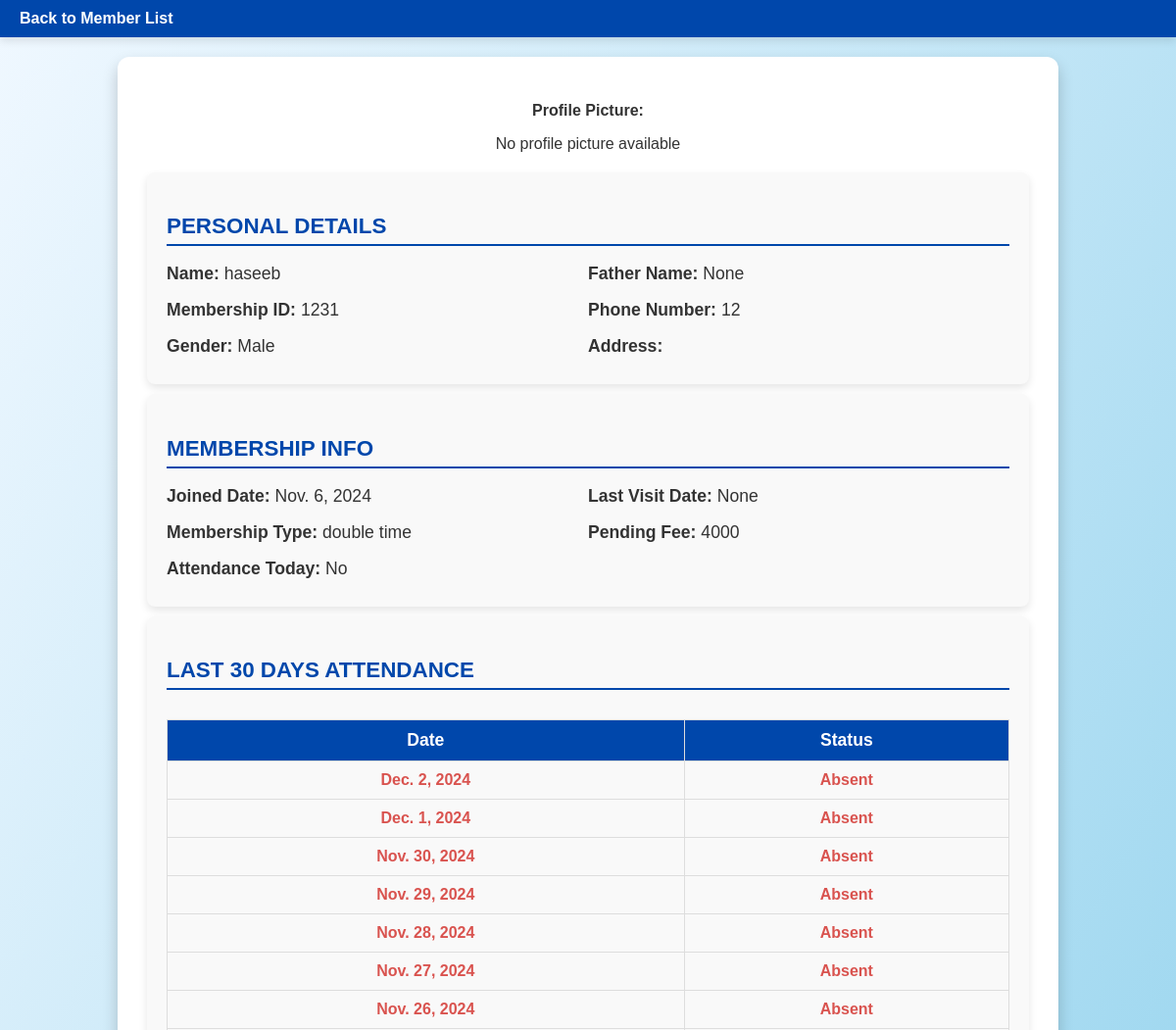
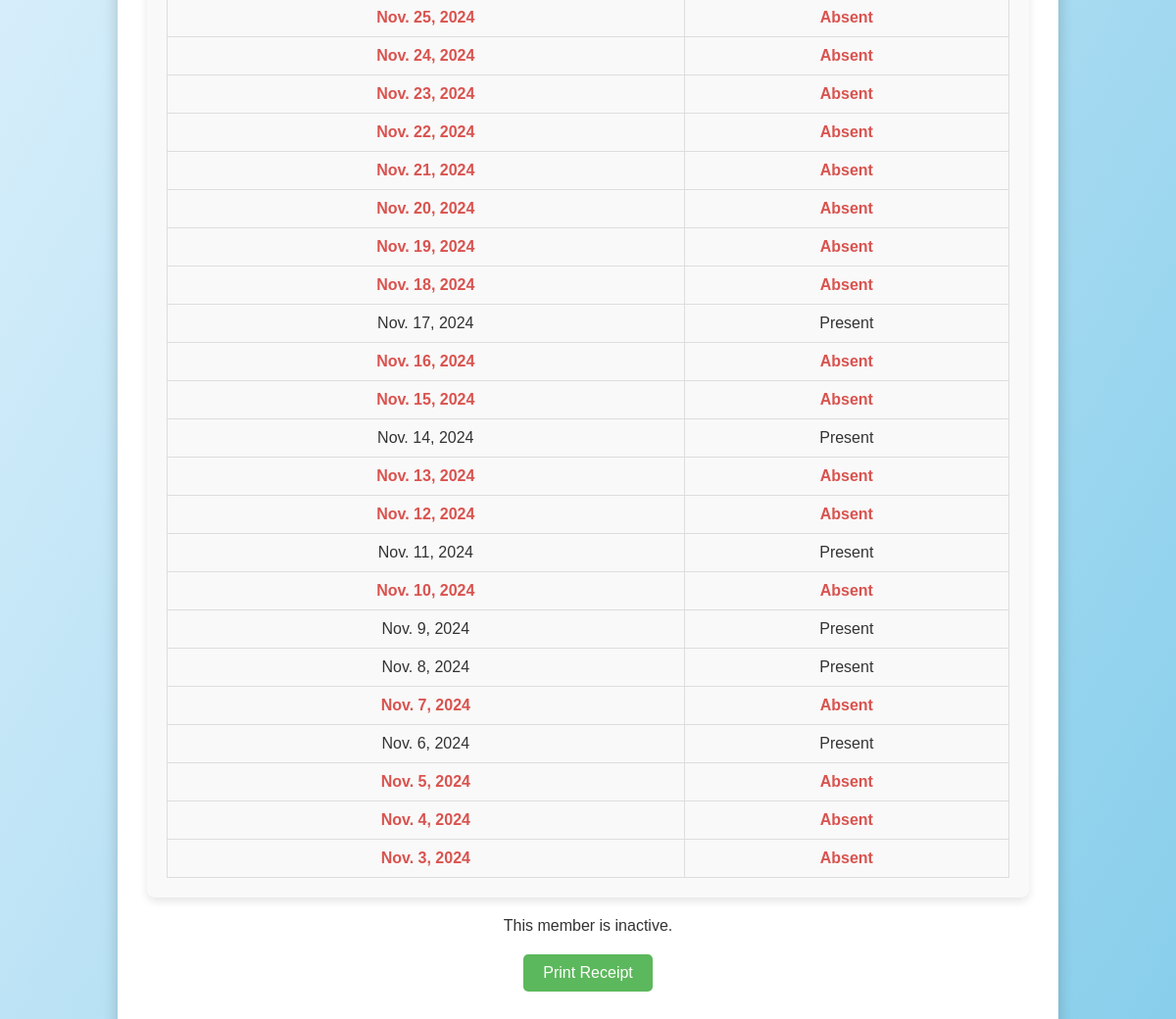
Page /member_detail/2/ on the committed database (2 pictures, top to bottom).
### core/models.py (models this page shows, shortened)
class GymMember(models.Model):
    name = models.CharField(max_length=50)
    fname = models.CharField(max_length=50, null=True, blank=True)
    phone_number = models.CharField(max_length=15, blank=True, null=True)
    date_of_birth = models.DateField(null=True, blank=True)
    gender = models.CharField(max_length=10, choices=[('Male', 'Male'), ('Female', 'Female'), ('Other', 'Other')])
    profile_picture = models.ImageField(upload_to='profile_pics/', blank=True, null=True)
    membership_id = models.CharField(max_length=20, unique=True)
    membership_type = models.CharField(max_length=50, choices=[
        ('single time', 'single time'),
        ('single time with electric machine', 'single time with electric machine'),
        ('double time', 'double time'),
        ('double time with electric machine', 'double time with electric machine')
    ])
    active_status = models.BooleanField(default=True)
    activation_date = models.DateField(null=True, blank=True)  # Editable activation date
    weight = models.DecimalField(max_digits=5, decimal_places=2, null=True, blank=True)
    height = models.DecimalField(max_digits=5, decimal_places=2, null=True, blank=True)
    bmi = models.DecimalField(max_digits=4, decimal_places=2, null=True, blank=True)
    fitness_goal = models.CharField(max_length=100, blank=True, null=True)
    address = models.TextField(blank=True, null=True)
    emergency_contact_relation = models.CharField(max_length=50, blank=True, null=True)
    joined_date = models.DateField(auto_now_add=True)
    last_visit_date = models.DateField(null=True, blank=True)
    additional_notes = models.TextField(blank=True, null=True)
    @property
    def attendance_today(self):
        today = timezone.now().date()
        return Attendance.objects.filter(member=self, check_in_time__date=today).exists()
    @property
    def pending_fee(self):
        payments_made = Payment.objects.filter(member=self).aggregate(total=models.Sum('amount'))['total'] or Decimal('0')
        return self.total_membership_cost() - payments_made
    def total_membership_cost(self):
        cost = {
            'single time': 2000,
            'single time with electric machine': 3000,
            'double time': 4000,
            'double time with electric machine': 5000
        }
        return cost.get(self.membership_type, 0)

### core/views.py (the view)
# urls.py: path('member_detail/<int:id>/', member_detail, name='member_detail'),
def member_detail(request, id):
    member = get_object_or_404(GymMember, id=id)
    form = GymMemberForm(instance=member)  # Pass form to template
    last_30_days = [(datetime.now().date() - timedelta(days=i)) for i in range(30)]
    attendance_data = [
        {
            "date": day,
            "status": Attendance.objects.filter(member=member, check_in_time__date=day).exists()
        }
        for day in last_30_days
    ]
    pending_fee = member.pending_fee
    return render(request, 'member_detail.html', {
        "member": member,
        "attendance_data": attendance_data,
        "pending_fee": pending_fee,
        "form": form,
    })

### templates/member_detail.html (shortened to what this page needs)
{% load static %}
<!DOCTYPE html>
<html lang="en">
<head>
    <link href="{% static 'css/memberdetail.css' %}" rel="stylesheet">
</head>
<body>
    <nav class="navbar">
        <a href="{% url 'member_list' %}" class="navbar-link">Back to Member List</a>
    </nav>
    <div class="member-detail-section">
        <div class="member-card">
            <div class="profile-picture-container">
                <p><strong>Profile Picture:</strong></p>
                {% if member.profile_picture %}
                    <img src="{{ member.profile_picture.url }}" alt="Profile Picture" class="profile-picture">
                {% else %}
                    <p>No profile picture available</p>
                {% endif %}
            </div>
            <div class="detail-block">
                <h3>Personal Details</h3>
                <p><strong>Name:</strong> {{ member.name }}</p>
                <p><strong>Father Name:</strong> {{ member.fname }}</p>
                <p><strong>Membership ID:</strong> {{ member.membership_id }}</p>
                <p><strong>Phone Number:</strong> {{ member.phone_number }}</p>
                <p><strong>Gender:</strong> {{ member.gender }}</p>
                <p><strong>Address:</strong> {{ member.address }}</p>
            </div>
            <div class="detail-block">
                <h3>Membership Info</h3>
                <p><strong>Joined Date:</strong> {{ member.joined_date }}</p>
                <p><strong>Last Visit Date:</strong> {{ member.last_visit_date }}</p>
                <p><strong>Membership Type:</strong> {{ member.membership_type }}</p>
                <p><strong>Pending Fee:</strong> {{ pending_fee }}</p>
                <p><strong>Attendance Today:</strong> {% if member.attendance_today %} Yes {% else %} No {% endif %}</p>
            </div>
            <div class="detail-block">
                <h3>Last 30 Days Attendance</h3>
                <table class="attendance-table">
                    <tr>
                        <th>Date</th>
                        <th>Status</th>
                    </tr>
                    {% for record in attendance_data %}
                    <tr class="{% if not record.status %}absent-row{% endif %}">
                        <td>{{ record.date }}</td>
                        <td>{% if record.status %} Present {% else %} Absent {% endif %}</td>
                    </tr>
                    {% endfor %}
                </table>
            </div>
            <div class="deactivate-container">
                {% if member.active_status %}
                    <form method="post" action="{% url 'deactivate_member' member.id %}">
                        {% csrf_token %}
                        <button type="submit" class="deactivate-btn">Deactivate Member</button>
                    </form>
                {% else %}
                    <p>This member is inactive.</p>
                {% endif %}
            </div>
            <a href="{% url 'print_receipt' member.id %}" class="print-receipt-btn">Print Receipt</a>
        </div>
    </div>
</body>
</html>

### static/css/memberdetail.css (style rules this page uses)
body { font-family: 'Arial', sans-serif; margin: 0; padding: 0; background: linear-gradient(to bottom right, #f0f8ff, #87ceeb); color: #333; }
.navbar { background-color: #0047ab; padding: 10px 20px; text-align: left; box-shadow: 0 4px 8px rgba(0, 0, 0, 0.1); }
.navbar-link { color: white; text-decoration: none; font-weight: bold; transition: color 0.3s ease; }
.member-detail-section { display: flex; justify-content: center; flex-wrap: wrap; padding: 20px; }
.member-card { background: white; padding: 30px; border-radius: 12px; box-shadow: 0 8px 16px rgba(0, 0, 0, 0.2); width: 90%; max-width: 900px; animation: fadeIn 1s ease-in-out; }
.detail-block { background: #f9f9f9; padding: 20px; margin: 10px 0; border-radius: 8px; box-shadow: 0 4px 8px rgba(0, 0, 0, 0.1); display: flex; flex-wrap: wrap; }
.detail-block h3 { width: 100%; font-size: 1.4em; color: #0047ab; margin-bottom: 10px; text-transform: uppercase; border-bottom: 2px solid #0047ab; padding-bottom: 5px; }
.detail-block p { margin: 8px 0; font-size: 1.1em; flex: 1 1 45%; }
.profile-picture-container { text-align: center; margin-bottom: 20px; }
.attendance-table { width: 100%; border-collapse: collapse; margin-top: 20px; }
.attendance-table th, .attendance-table td { border: 1px solid #ddd; text-align: center; padding: 10px; }
.attendance-table th { background-color: #0047ab; color: white; font-size: 1.1em; }
.attendance-table tr:nth-child(even) { background-color: #f9f9f9; }
.absent-row { color: #d9534f; font-weight: bold; }
.deactivate-container { text-align: center; margin-top: 20px; }
.print-receipt-btn { display: block; text-align: center; background-color: #5cb85c; color: white; text-decoration: none; padding: 10px 20px; border-radius: 5px; margin: 20px auto; width: fit-content; transition: background-color 0.3s ease; }

### rows in the picture
GymMember: name "haseeb", fname "None", membership_id "1231", phone_number "12", gender "Male", joined_date "Nov. 6, 2024", last_visit_date "None", membership_type "double time"

### other values in the picture
{{ pending_fee }} "4000"
{{ record.date }} "Dec. 2, 2024" "Dec. 1, 2024" "Nov. 30, 2024" "Nov. 29, 2024" "Nov. 28, 2024" "Nov. 27, 2024" "Nov. 26, 2024" "Nov. 25, 2024" "Nov. 24, 2024" "Nov. 23, 2024" "Nov. 22, 2024" "Nov. 21, 2024" "Nov. 20, 2024" "Nov. 19, 2024" "Nov. 18, 2024" "Nov. 17, 2024" "Nov. 16, 2024" "Nov. 15, 2024" "Nov. 14, 2024" "Nov. 13, 2024" "Nov. 12, 2024" "Nov. 11, 2024" "Nov. 10, 2024" "Nov. 9, 2024" "Nov. 8, 2024" "Nov. 7, 2024" "Nov. 6, 2024" "Nov. 5, 2024" "Nov. 4, 2024" "Nov. 3, 2024"
